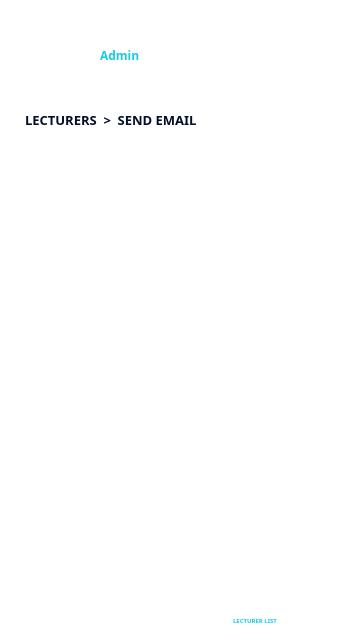
<?xml version="1.0" encoding="UTF-8"?>
<ui version="4.0">
 <class>Admin_Lecturers_Send_Email</class>
 <widget class="QMainWindow" name="Admin_Lecturers_Send_Email">
  <property name="geometry">
   <rect>
    <x>0</x>
    <y>0</y>
    <width>360</width>
    <height>640</height>
   </rect>
  </property>
  <property name="windowTitle">
   <string>MainWindow</string>
  </property>
  <widget class="QWidget" name="centralwidget">
   <property name="styleSheet">
    <string notr="true">QWidget #centralwidget {
	background-color: #FFFFFF;
}</string>
   </property>
   <widget class="QGroupBox" name="headerGroup">
    <property name="geometry">
     <rect>
      <x>0</x>
      <y>0</y>
      <width>360</width>
      <height>100</height>
     </rect>
    </property>
    <property name="styleSheet">
     <string notr="true">QGroupBox {
	border: 0px;
	border-radius: 0px;
	background: none;
}</string>
    </property>
    <property name="title">
     <string/>
    </property>
    <widget class="QLabel" name="headerHud">
     <property name="geometry">
      <rect>
       <x>0</x>
       <y>0</y>
       <width>360</width>
       <height>100</height>
      </rect>
     </property>
     <property name="styleSheet">
      <string notr="true"/>
     </property>
     <property name="text">
      <string/>
     </property>
     <property name="pixmap">
      <pixmap resource="resources.qrc">:/res/assets/header_short.png</pixmap>
     </property>
    </widget>
    <widget class="QPushButton" name="backButton">
     <property name="geometry">
      <rect>
       <x>15</x>
       <y>15</y>
       <width>30</width>
       <height>30</height>
      </rect>
     </property>
     <property name="styleSheet">
      <string notr="true">QPushButton {
	border: 0px;
	border-radius: 0px;
	background: none;
}

QPushButton:focus { 
	outline: none; 
}</string>
     </property>
     <property name="text">
      <string/>
     </property>
     <property name="icon">
      <iconset resource="resources.qrc">
       <normaloff>:/res/assets/back.png</normaloff>:/res/assets/back.png</iconset>
     </property>
     <property name="iconSize">
      <size>
       <width>30</width>
       <height>30</height>
      </size>
     </property>
     <property name="flat">
      <bool>true</bool>
     </property>
    </widget>
    <widget class="QLabel" name="avatarLabel">
     <property name="geometry">
      <rect>
       <x>50</x>
       <y>30</y>
       <width>40</width>
       <height>40</height>
      </rect>
     </property>
     <property name="text">
      <string/>
     </property>
     <property name="pixmap">
      <pixmap resource="resources.qrc">:/res/assets/cict_avatar.png</pixmap>
     </property>
     <property name="alignment">
      <set>Qt::AlignCenter</set>
     </property>
    </widget>
    <widget class="QLabel" name="adminTitleLabel">
     <property name="geometry">
      <rect>
       <x>100</x>
       <y>30</y>
       <width>180</width>
       <height>20</height>
      </rect>
     </property>
     <property name="styleSheet">
      <string notr="true">QLabel {
	color: #FFFFFF;
	font-family: Poppins;
	font-size: 12px;
	font-style: normal;
	font-weight: 700;
	line-height: normal;
}</string>
     </property>
     <property name="text">
      <string>ADMIN</string>
     </property>
    </widget>
    <widget class="QLabel" name="adminIdLabel">
     <property name="geometry">
      <rect>
       <x>100</x>
       <y>45</y>
       <width>180</width>
       <height>20</height>
      </rect>
     </property>
     <property name="styleSheet">
      <string notr="true">QLabel {
	color: #15CAE3;
	font-family: Poppins;
	font-size: 12px;
	font-style: normal;
	font-weight: 500;
	line-height: normal;
}</string>
     </property>
     <property name="text">
      <string>Admin</string>
     </property>
    </widget>
    <widget class="QLabel" name="dateLabel">
     <property name="geometry">
      <rect>
       <x>250</x>
       <y>10</y>
       <width>90</width>
       <height>20</height>
      </rect>
     </property>
     <property name="font">
      <font>
       <family>Poppins</family>
       <pointsize>-1</pointsize>
       <italic>false</italic>
       <fontweight>Light</fontweight>
      </font>
     </property>
     <property name="styleSheet">
      <string notr="true">QLabel {
	background: none;
	color: #FFFFFF;
	text-align: right;
	font-family: Poppins;
	font-size: 9px;
	font-style: normal;
	font-weight: 300;
	line-height: normal;
}</string>
     </property>
     <property name="text">
      <string/>
     </property>
     <property name="alignment">
      <set>Qt::AlignRight|Qt::AlignTrailing|Qt::AlignVCenter</set>
     </property>
    </widget>
    <widget class="QLabel" name="timeLabel">
     <property name="geometry">
      <rect>
       <x>250</x>
       <y>20</y>
       <width>90</width>
       <height>20</height>
      </rect>
     </property>
     <property name="styleSheet">
      <string notr="true">QLabel {
	background: none;
	color: #FFFFFF;
	text-align: right;
	font-family: Poppins;
	font-size: 11px;
	font-style: normal;
	font-weight: 500;
	line-height: normal;
}</string>
     </property>
     <property name="text">
      <string/>
     </property>
     <property name="alignment">
      <set>Qt::AlignRight|Qt::AlignTrailing|Qt::AlignVCenter</set>
     </property>
    </widget>
   </widget>
   <widget class="QLabel" name="titleLabel">
    <property name="geometry">
     <rect>
      <x>25</x>
      <y>110</y>
      <width>180</width>
      <height>20</height>
     </rect>
    </property>
    <property name="styleSheet">
     <string notr="true">QLabel {
	color: #000F2A;
	font-family: Poppins;
	font-size: 13px;
	font-style: normal;
	font-weight: 700;
	line-height: normal;
}</string>
    </property>
    <property name="text">
     <string>LECTURERS  &gt;  SEND EMAIL</string>
    </property>
   </widget>
   <widget class="QGroupBox" name="inputDataGroup">
    <property name="geometry">
     <rect>
      <x>25</x>
      <y>130</y>
      <width>310</width>
      <height>450</height>
     </rect>
    </property>
    <property name="styleSheet">
     <string notr="true">QGroupBox {
	border: 0px;
	border-radius: 0px;
}</string>
    </property>
    <property name="title">
     <string/>
    </property>
    <widget class="QPushButton" name="sendButton">
     <property name="geometry">
      <rect>
       <x>50</x>
       <y>400</y>
       <width>210</width>
       <height>40</height>
      </rect>
     </property>
     <property name="styleSheet">
      <string notr="true">QPushButton {
	border: 0px;
	border-radius: 0px;
	background: none;
}

QPushButton:focus { 
	outline: none; 
}</string>
     </property>
     <property name="text">
      <string/>
     </property>
     <property name="icon">
      <iconset resource="resources.qrc">
       <normaloff>:/res/assets/send.png</normaloff>:/res/assets/send.png</iconset>
     </property>
     <property name="iconSize">
      <size>
       <width>300</width>
       <height>50</height>
      </size>
     </property>
     <property name="flat">
      <bool>true</bool>
     </property>
    </widget>
    <widget class="QGroupBox" name="recipientGroup">
     <property name="geometry">
      <rect>
       <x>0</x>
       <y>90</y>
       <width>310</width>
       <height>40</height>
      </rect>
     </property>
     <property name="title">
      <string/>
     </property>
     <widget class="QLabel" name="recipientHud">
      <property name="geometry">
       <rect>
        <x>0</x>
        <y>0</y>
        <width>310</width>
        <height>40</height>
       </rect>
      </property>
      <property name="text">
       <string/>
      </property>
      <property name="pixmap">
       <pixmap resource="resources.qrc">:/res/assets/data_field_long.png</pixmap>
      </property>
      <property name="alignment">
       <set>Qt::AlignCenter</set>
      </property>
     </widget>
     <widget class="QLineEdit" name="recipientTextbox">
      <property name="geometry">
       <rect>
        <x>10</x>
        <y>0</y>
        <width>290</width>
        <height>30</height>
       </rect>
      </property>
      <property name="styleSheet">
       <string notr="true">QLineEdit {
	background-color: transparent;
	border: 0px;
	color: #FFFFFF;
	font-family: Poppins;
	font-size: 12px;
	font-style: normal;
	font-weight: 500;
	line-height: normal;
}</string>
      </property>
      <property name="maxLength">
       <number>255</number>
      </property>
      <property name="placeholderText">
       <string>Recipient</string>
      </property>
     </widget>
    </widget>
    <widget class="QGroupBox" name="subjectGroup">
     <property name="geometry">
      <rect>
       <x>0</x>
       <y>130</y>
       <width>310</width>
       <height>40</height>
      </rect>
     </property>
     <property name="title">
      <string/>
     </property>
     <widget class="QLabel" name="subjectHud">
      <property name="geometry">
       <rect>
        <x>0</x>
        <y>0</y>
        <width>310</width>
        <height>40</height>
       </rect>
      </property>
      <property name="text">
       <string/>
      </property>
      <property name="pixmap">
       <pixmap resource="resources.qrc">:/res/assets/data_field_long.png</pixmap>
      </property>
      <property name="alignment">
       <set>Qt::AlignCenter</set>
      </property>
     </widget>
     <widget class="QLineEdit" name="subjectTextbox">
      <property name="geometry">
       <rect>
        <x>10</x>
        <y>0</y>
        <width>290</width>
        <height>30</height>
       </rect>
      </property>
      <property name="styleSheet">
       <string notr="true">QLineEdit {
	background-color: transparent;
	border: 0px;
	color: #FFFFFF;
	font-family: Poppins;
	font-size: 10px;
	font-style: normal;
	font-weight: 500;
	line-height: normal;
}</string>
      </property>
      <property name="maxLength">
       <number>255</number>
      </property>
      <property name="placeholderText">
       <string>Subject</string>
      </property>
     </widget>
    </widget>
    <widget class="QGroupBox" name="bodyGroup">
     <property name="geometry">
      <rect>
       <x>0</x>
       <y>170</y>
       <width>310</width>
       <height>220</height>
      </rect>
     </property>
     <property name="title">
      <string/>
     </property>
     <property name="alignment">
      <set>Qt::AlignLeading|Qt::AlignLeft|Qt::AlignVCenter</set>
     </property>
     <widget class="QLabel" name="bodyHud">
      <property name="geometry">
       <rect>
        <x>0</x>
        <y>0</y>
        <width>310</width>
        <height>220</height>
       </rect>
      </property>
      <property name="text">
       <string/>
      </property>
      <property name="pixmap">
       <pixmap resource="resources.qrc">:/res/assets/data_field_tall.png</pixmap>
      </property>
      <property name="alignment">
       <set>Qt::AlignHCenter|Qt::AlignTop</set>
      </property>
     </widget>
     <widget class="QTextEdit" name="bodyTextbox">
      <property name="geometry">
       <rect>
        <x>8</x>
        <y>8</y>
        <width>294</width>
        <height>200</height>
       </rect>
      </property>
      <property name="styleSheet">
       <string notr="true">QTextEdit {
	background-color: transparent;
	border: 0px;
	color: #FFFFFF;
	font-family: Poppins;
	font-size: 10px;
	font-style: normal;
	font-weight: 500;
	line-height: normal;
}

QTextEdit QScrollBar:vertical {
    background-color: #000F2A;
	width: 8px;
}

QTextEdit QScrollBar::handle:vertical {
    background-color: #FFFFFF;
}

QTextEdit QScrollBar::add-line:vertical,
QTextEdit QScrollBar::sub-line:vertical {
    border: none;
    background: none;
    height: 0px;
}

QTextEdit QScrollBar::add-page:vertical,
QTextEdit QScrollBar::sub-page:vertical {
    background-color: #000F2A;
	background: none;
	border-style: solid;
}</string>
      </property>
      <property name="html">
       <string>&lt;!DOCTYPE HTML PUBLIC &quot;-//W3C//DTD HTML 4.0//EN&quot; &quot;http://www.w3.org/TR/REC-html40/strict.dtd&quot;&gt;
&lt;html&gt;&lt;head&gt;&lt;meta name=&quot;qrichtext&quot; content=&quot;1&quot; /&gt;&lt;meta charset=&quot;utf-8&quot; /&gt;&lt;style type=&quot;text/css&quot;&gt;
p, li { white-space: pre-wrap; }
hr { height: 1px; border-width: 0; }
li.unchecked::marker { content: &quot;\2610&quot;; }
li.checked::marker { content: &quot;\2612&quot;; }
&lt;/style&gt;&lt;/head&gt;&lt;body style=&quot; font-family:'Poppins'; font-size:10px; font-weight:500; font-style:normal;&quot;&gt;
&lt;p style=&quot;-qt-paragraph-type:empty; margin-top:0px; margin-bottom:0px; margin-left:0px; margin-right:0px; -qt-block-indent:0; text-indent:0px;&quot;&gt;&lt;br /&gt;&lt;/p&gt;&lt;/body&gt;&lt;/html&gt;</string>
      </property>
     </widget>
    </widget>
    <widget class="QLabel" name="errorLabel">
     <property name="enabled">
      <bool>true</bool>
     </property>
     <property name="geometry">
      <rect>
       <x>0</x>
       <y>430</y>
       <width>310</width>
       <height>20</height>
      </rect>
     </property>
     <property name="styleSheet">
      <string notr="true">QLabel {
	background: none;
	color: #FF003D;
	font-family: Poppins;
	font-size: 10px;
	font-style: normal;
	font-weight: 600;
	line-height: normal;
}</string>
     </property>
     <property name="text">
      <string/>
     </property>
     <property name="alignment">
      <set>Qt::AlignCenter</set>
     </property>
    </widget>
    <widget class="QGroupBox" name="gmailGroup">
     <property name="geometry">
      <rect>
       <x>0</x>
       <y>10</y>
       <width>310</width>
       <height>40</height>
      </rect>
     </property>
     <property name="title">
      <string/>
     </property>
     <widget class="QLabel" name="gmailHud">
      <property name="geometry">
       <rect>
        <x>0</x>
        <y>0</y>
        <width>310</width>
        <height>40</height>
       </rect>
      </property>
      <property name="text">
       <string/>
      </property>
      <property name="pixmap">
       <pixmap resource="resources.qrc">:/res/assets/data_field_long.png</pixmap>
      </property>
      <property name="alignment">
       <set>Qt::AlignCenter</set>
      </property>
     </widget>
     <widget class="QLineEdit" name="gmailTextbox">
      <property name="geometry">
       <rect>
        <x>10</x>
        <y>0</y>
        <width>290</width>
        <height>30</height>
       </rect>
      </property>
      <property name="styleSheet">
       <string notr="true">QLineEdit {
	background-color: transparent;
	border: 0px;
	color: #FFFFFF;
	font-family: Poppins;
	font-size: 12px;
	font-style: normal;
	font-weight: 500;
	line-height: normal;
}</string>
      </property>
      <property name="maxLength">
       <number>255</number>
      </property>
      <property name="placeholderText">
       <string>Admin Gmail</string>
      </property>
     </widget>
    </widget>
    <widget class="QGroupBox" name="passwordGroup">
     <property name="geometry">
      <rect>
       <x>0</x>
       <y>50</y>
       <width>310</width>
       <height>40</height>
      </rect>
     </property>
     <property name="title">
      <string/>
     </property>
     <widget class="QLabel" name="passwordHud">
      <property name="geometry">
       <rect>
        <x>0</x>
        <y>0</y>
        <width>310</width>
        <height>40</height>
       </rect>
      </property>
      <property name="text">
       <string/>
      </property>
      <property name="pixmap">
       <pixmap resource="resources.qrc">:/res/assets/data_field_long.png</pixmap>
      </property>
      <property name="alignment">
       <set>Qt::AlignCenter</set>
      </property>
     </widget>
     <widget class="QLineEdit" name="passwordTextbox">
      <property name="geometry">
       <rect>
        <x>10</x>
        <y>0</y>
        <width>265</width>
        <height>30</height>
       </rect>
      </property>
      <property name="styleSheet">
       <string notr="true">QLineEdit {
	background-color: transparent;
	border: 0px;
	color: #FFFFFF;
	font-family: Poppins;
	font-size: 12px;
	font-style: normal;
	font-weight: 500;
	line-height: normal;
}</string>
      </property>
      <property name="maxLength">
       <number>255</number>
      </property>
      <property name="echoMode">
       <enum>QLineEdit::Password</enum>
      </property>
      <property name="placeholderText">
       <string>Admin Password</string>
      </property>
     </widget>
     <widget class="QPushButton" name="passwordToggle">
      <property name="geometry">
       <rect>
        <x>275</x>
        <y>4</y>
        <width>25</width>
        <height>25</height>
       </rect>
      </property>
      <property name="styleSheet">
       <string notr="true">QPushButton {
	border: 0px;
	border-radius: 0px;
	background: none;
}

QPushButton:focus { 
	outline: none; 
}</string>
      </property>
      <property name="text">
       <string/>
      </property>
      <property name="icon">
       <iconset resource="resources.qrc">
        <normaloff>:/res/assets/hide.png</normaloff>:/res/assets/hide.png</iconset>
      </property>
      <property name="iconSize">
       <size>
        <width>25</width>
        <height>25</height>
       </size>
      </property>
     </widget>
    </widget>
   </widget>
   <widget class="QGroupBox" name="footerGroup">
    <property name="geometry">
     <rect>
      <x>0</x>
      <y>570</y>
      <width>360</width>
      <height>70</height>
     </rect>
    </property>
    <property name="styleSheet">
     <string notr="true">QGroupBox {
	border: 0px;
	border-radius: 0px;
}</string>
    </property>
    <property name="title">
     <string/>
    </property>
    <widget class="QLabel" name="footerHud">
     <property name="geometry">
      <rect>
       <x>10</x>
       <y>10</y>
       <width>340</width>
       <height>60</height>
      </rect>
     </property>
     <property name="text">
      <string/>
     </property>
     <property name="pixmap">
      <pixmap resource="resources.qrc">:/res/assets/footer.png</pixmap>
     </property>
     <property name="alignment">
      <set>Qt::AlignCenter</set>
     </property>
    </widget>
    <widget class="QPushButton" name="studentListButton">
     <property name="geometry">
      <rect>
       <x>90</x>
       <y>17</y>
       <width>30</width>
       <height>30</height>
      </rect>
     </property>
     <property name="styleSheet">
      <string notr="true">QPushButton {
	border: 0px;
	border-radius: 0px;
	background: none;
}

QPushButton:focus { 
	outline: none; 
}</string>
     </property>
     <property name="text">
      <string/>
     </property>
     <property name="icon">
      <iconset resource="resources.qrc">
       <normaloff>:/res/assets/home_unselected.png</normaloff>:/res/assets/home_unselected.png</iconset>
     </property>
     <property name="iconSize">
      <size>
       <width>25</width>
       <height>25</height>
      </size>
     </property>
     <property name="flat">
      <bool>true</bool>
     </property>
    </widget>
    <widget class="QLabel" name="studentListLabel">
     <property name="geometry">
      <rect>
       <x>75</x>
       <y>42</y>
       <width>60</width>
       <height>16</height>
      </rect>
     </property>
     <property name="styleSheet">
      <string notr="true">QLabel {
	color: #FFFFFF;
	text-align: center;
	font-family: Poppins;
	font-size: 6px;
	font-style: normal;
	font-weight: 500;
	line-height: normal;
}</string>
     </property>
     <property name="text">
      <string>STUDENT LIST</string>
     </property>
     <property name="alignment">
      <set>Qt::AlignCenter</set>
     </property>
    </widget>
    <widget class="QPushButton" name="classListButton">
     <property name="geometry">
      <rect>
       <x>165</x>
       <y>17</y>
       <width>30</width>
       <height>30</height>
      </rect>
     </property>
     <property name="styleSheet">
      <string notr="true">QPushButton {
	border: 0px;
	border-radius: 0px;
	background: none;
}

QPushButton:focus { 
	outline: none; 
}</string>
     </property>
     <property name="text">
      <string/>
     </property>
     <property name="icon">
      <iconset resource="resources.qrc">
       <normaloff>:/res/assets/class_list_unselected.png</normaloff>:/res/assets/class_list_unselected.png</iconset>
     </property>
     <property name="iconSize">
      <size>
       <width>25</width>
       <height>25</height>
      </size>
     </property>
     <property name="flat">
      <bool>true</bool>
     </property>
    </widget>
    <widget class="QLabel" name="classListLabel">
     <property name="geometry">
      <rect>
       <x>150</x>
       <y>42</y>
       <width>60</width>
       <height>16</height>
      </rect>
     </property>
     <property name="styleSheet">
      <string notr="true">QLabel {
	color: #FFFFFF;
	text-align: center;
	font-family: Poppins;
	font-size: 6px;
	font-style: normal;
	font-weight: 500;
	line-height: normal;
}</string>
     </property>
     <property name="text">
      <string>CLASS LIST</string>
     </property>
     <property name="alignment">
      <set>Qt::AlignCenter</set>
     </property>
    </widget>
    <widget class="QPushButton" name="lecturerListButton">
     <property name="geometry">
      <rect>
       <x>240</x>
       <y>17</y>
       <width>30</width>
       <height>30</height>
      </rect>
     </property>
     <property name="styleSheet">
      <string notr="true">QPushButton {
	border: 0px;
	border-radius: 0px;
	background: none;
}

QPushButton:focus { 
	outline: none; 
}</string>
     </property>
     <property name="text">
      <string/>
     </property>
     <property name="icon">
      <iconset resource="resources.qrc">
       <normaloff>:/res/assets/lecturer_selected.png</normaloff>:/res/assets/lecturer_selected.png</iconset>
     </property>
     <property name="iconSize">
      <size>
       <width>25</width>
       <height>25</height>
      </size>
     </property>
     <property name="flat">
      <bool>true</bool>
     </property>
    </widget>
    <widget class="QLabel" name="lecturerListLabel">
     <property name="geometry">
      <rect>
       <x>225</x>
       <y>42</y>
       <width>60</width>
       <height>16</height>
      </rect>
     </property>
     <property name="styleSheet">
      <string notr="true">QLabel {
	color: #15CAE3;
	text-align: center;
	font-family: Poppins;
	font-size: 6px;
	font-style: normal;
	font-weight: 500;
	line-height: normal;
}</string>
     </property>
     <property name="text">
      <string>LECTURER LIST</string>
     </property>
     <property name="alignment">
      <set>Qt::AlignCenter</set>
     </property>
    </widget>
   </widget>
  </widget>
 </widget>
 <resources>
  <include location="resources.qrc"/>
 </resources>
 <connections/>
</ui>
